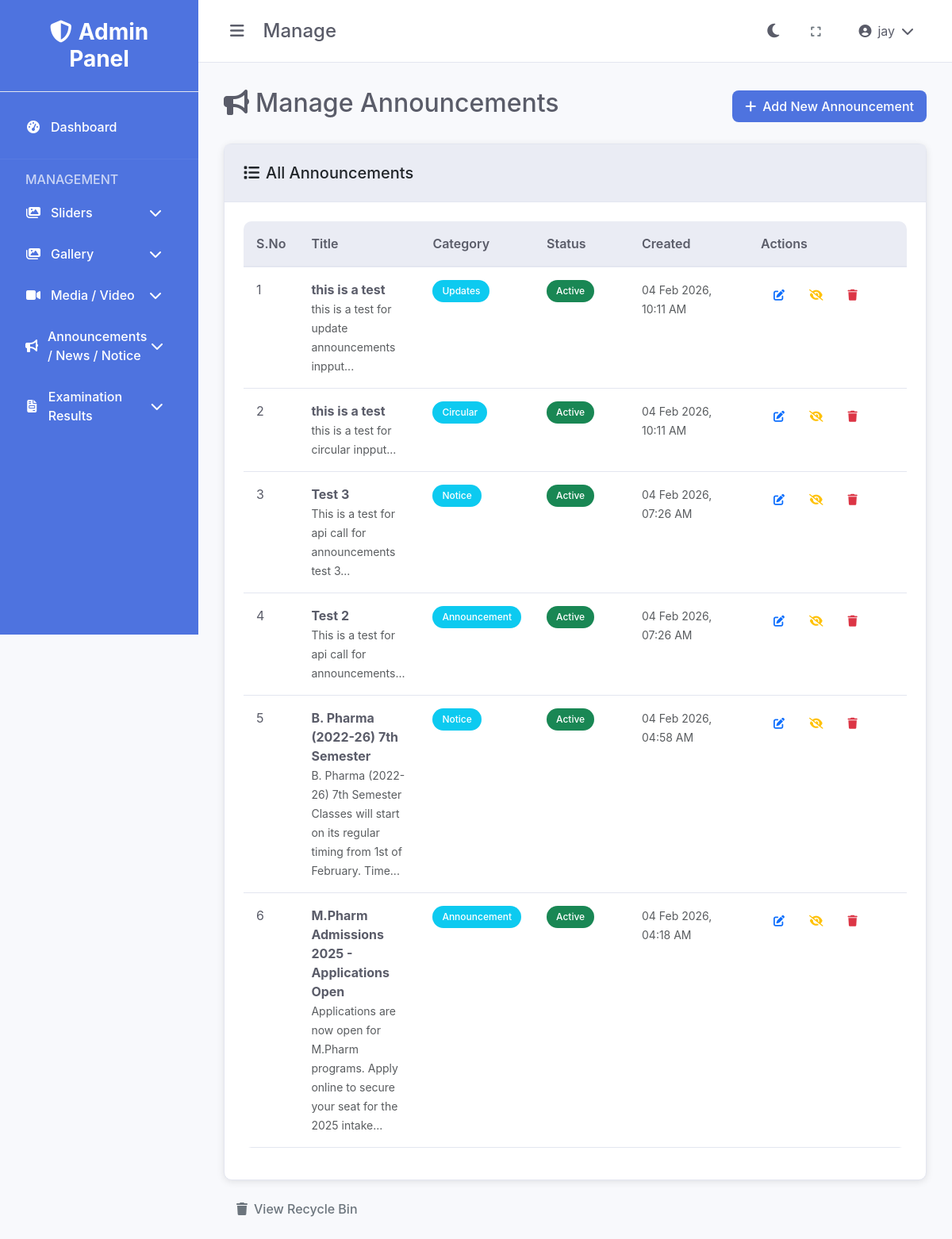
Screenshot of /announcements/manage.php (signed in) with the database file from the repository.
### tables this page shows
CREATE TABLE IF NOT EXISTS `announcements` (
  `id` int(11) NOT NULL AUTO_INCREMENT,
  `category_id` int(11) DEFAULT NULL,
  `title` varchar(255) NOT NULL,
  `content` text NOT NULL,
  `status` enum('active','inactive') DEFAULT 'active',
  `created_at` timestamp NOT NULL DEFAULT CURRENT_TIMESTAMP,
  `updated_at` timestamp NOT NULL DEFAULT CURRENT_TIMESTAMP ON UPDATE CURRENT_TIMESTAMP,
  PRIMARY KEY (`id`),
  KEY `idx_announcements_category_id` (`category_id`),
  KEY `idx_announcements_status` (`status`)
);

CREATE TABLE IF NOT EXISTS `announcement_categories` (
  `id` int(11) NOT NULL AUTO_INCREMENT,
  `name` varchar(255) NOT NULL,
  `status` enum('active','inactive') DEFAULT 'active',
  `created_at` timestamp NOT NULL DEFAULT CURRENT_TIMESTAMP,
  PRIMARY KEY (`id`)
);

### announcements/manage.php (the view, shortened to what this page needs)
<?php
require_once '../config/database.php';
require_once '../includes/functions.php';
$sql = "SELECT a.*, ac.name as category_name FROM announcements a
        LEFT JOIN announcement_categories ac ON a.category_id = ac.id
        ORDER BY a.created_at DESC";
$result = $conn->query($sql);
$announcements = $result->fetch_all(MYSQLI_ASSOC);
?>
<!DOCTYPE html>
<html lang="en">
<head>
    <link href="https://cdn.jsdelivr.net/npm/bootstrap@5.3.0/dist/css/bootstrap.min.css" rel="stylesheet">
    <link href="https://cdnjs.cloudflare.com/ajax/libs/font-awesome/6.4.0/css/all.min.css" rel="stylesheet">
    <link href="<?php echo getAssetUrl('css/style.css'); ?>" rel="stylesheet">
</head>
<body data-theme="light">
    <div class="admin-layout">
        <?php include '../includes/sidebar.php'; ?>
        <div class="main-content">
            <?php include '../includes/header.php'; ?>
            <div class="content">
                <div class="d-flex justify-content-between align-items-center mb-4">
                    <h2><i class="fas fa-bullhorn me-2"></i>Manage Announcements</h2>
                    <a href="add.php" class="btn btn-primary">
                        <i class="fas fa-plus me-2"></i>Add New Announcement
                    </a>
                </div>
                <div class="card">
                    <div class="card-header">
                        <h5 class="mb-0"><i class="fas fa-list me-2"></i>All Announcements</h5>
                    </div>
                    <div class="card-body">
                        <?php if (empty($announcements)): ?>
                            <div class="text-center py-5">
                                <i class="fas fa-bullhorn fa-3x text-muted mb-3"></i>
                                <h5 class="text-muted">No announcements found</h5>
                                <p class="text-muted">Start by adding your first announcement.</p>
                                <a href="add.php" class="btn btn-primary">
                                    <i class="fas fa-plus me-2"></i>Add First Announcement
                                </a>
                            </div>
                        <?php else: ?>
                            <div class="table-responsive">
                                <table class="table table-hover">
                                    <thead>
                                        <tr>
                                            <th width="50">S.No</th>
                                            <th>Title</th>
                                            <th width="120">Category</th>
                                            <th width="120">Status</th>
                                            <th width="150">Created</th>
                                            <th width="200">Actions</th>
                                        </tr>
                                    </thead>
                                    <tbody>
                                        <?php foreach ($announcements as $index => $announcement): ?>
                                            <tr>
                                                <td><?php echo $index + 1; ?></td>
                                                <td>
                                                    <strong><?php echo htmlspecialchars($announcement['title']); ?></strong>
                                                    <br><small class="text-muted"><?php echo substr(htmlspecialchars($announcement['content']), 0, 100); ?>...</small>
                                                </td>
                                                <td>
                                                    <span class="badge bg-info"><?php echo htmlspecialchars($announcement['category_name']); ?></span>
                                                </td>
                                                <td>
                                                    <?php echo getStatusBadge($announcement['status']); ?>
                                                </td>
                                                <td>
                                                    <small class="text-muted">
                                                        <?php echo formatDate($announcement['created_at']); ?>
                                                    </small>
                                                </td>
                                                <td>
                                                    <div class="btn-group" role="group">
                                                        <a href="edit.php?id=<?php echo $announcement['id']; ?>"
                                                           class="btn btn-sm btn-outline-primary"
                                                           title="Edit">
                                                            <i class="fas fa-edit"></i>
                                                        </a>
                                                        <a href="?toggle_status=<?php echo $announcement['id']; ?>"
                                                           class="btn btn-sm btn-outline-warning"
                                                           title="<?php echo $announcement['status'] == 'active' ? 'Deactivate' : 'Activate'; ?>"
                                                           onclick="return confirm('Are you sure you want to <?php echo $announcement['status'] == 'active' ? 'deactivate' : 'activate'; ?> this announcement?')">
                                                            <i class="fas fa-<?php echo $announcement['status'] == 'active' ? 'eye-slash' : 'eye'; ?>"></i>
                                                        </a>
                                                        <a href="?delete=<?php echo $announcement['id']; ?>"
                                                           class="btn btn-sm btn-outline-danger"
                                                           title="Delete"
                                                           onclick="return confirm('Are you sure you want to delete this announcement? It will be moved to recycle bin.')">
                                                            <i class="fas fa-trash"></i>
                                                        </a>
                                                    </div>
                                                </td>
                                            </tr>
                                        <?php endforeach; ?>
                                    </tbody>
                                </table>
                            </div>
                        <?php endif; ?>
                    </div>
                </div>
                <div class="mt-3">
                    <a href="recycle.php" class="btn btn-outline-secondary">
                        <i class="fas fa-trash me-2"></i>View Recycle Bin
                    </a>
                </div>
            </div>
        </div>
    </div>
</body>
</html>

### includes/functions.php (shortened to what this page needs)
<?php
function getBaseUrl() {
    $protocol = isset($_SERVER['HTTPS']) && $_SERVER['HTTPS'] === 'on' ? 'https' : 'http';
    $host = $_SERVER['HTTP_HOST'];
    $scriptPath = $_SERVER['SCRIPT_NAME'];
    $adminPanelPos = strpos($scriptPath, '/control-dashboard');
    if ($adminPanelPos !== false) {
        $basePath = substr($scriptPath, 0, $adminPanelPos + strlen('/control-dashboard'));
        $path = substr($basePath, 0, $adminPanelPos);
    } else {
        $path = '';
    }
    return $protocol . '://' . $host . $path;
}
function getAssetUrl($path = '') {
    $baseUrl = getBaseUrl();
    $adminPath = '/control-dashboard';
    $path = ltrim($path, '/');
    return $baseUrl . $adminPath . '/assets/' . $path;
}
function getStatusBadge($status) {
    switch ($status) {
        case 'active':
            return '<span class="badge bg-success">Active</span>';
    }
}
function formatDate($date) {
    return date('d M Y, h:i A', strtotime($date));
}
?>

### assets/css/style.css (style rules this page uses)
:root { --primary-color: #4e73df; --secondary-color: #858796; --success-color: #1cc88a; --info-color: #36b9cc; --warning-color: #f6c23e; --danger-color: #e74a3b; --light-color: #f8f9fc; --dark-color: #5a5c69; --sidebar-width: 250px; --header-height: 60px; --transition-speed: 0.3s; }
[data-theme="light"] { --bg-primary: #ffffff; --bg-secondary: #f8f9fc; --bg-tertiary: #eaecf4; --text-primary: #5a5c69; --text-secondary: #858796; --border-color: #e3e6f0; --card-bg: #ffffff; --sidebar-bg: #4e73df; --header-bg: #ffffff; }
* { margin: 0; padding: 0; box-sizing: border-box; }
body { font-family: 'Nunito', -apple-system, BlinkMacSystemFont, 'Segoe UI', Roboto, sans-serif; background-color: var(--bg-secondary); color: var(--text-primary); transition: background-color var(--transition-speed), color var(--transition-speed); }
.admin-layout { display: flex; min-height: 100vh; }
.main-content { flex: 1; margin-left: var(--sidebar-width); transition: margin-left var(--transition-speed); }
.content { padding: 2rem; }
.card { background: var(--card-bg); border: 1px solid var(--border-color); border-radius: 10px; box-shadow: 0 2px 10px rgba(0, 0, 0, 0.1); transition: all 0.3s ease; }
.card-header { background: var(--bg-tertiary); border-bottom: 1px solid var(--border-color); padding: 1.5rem; border-radius: 10px 10px 0 0; }
.card-body { padding: 1.5rem; }
.btn { border-radius: 8px; font-weight: 500; padding: 0.5rem 1rem; transition: all 0.3s ease; border: none; }
.btn-primary { background: var(--primary-color); color: white; }
.table { background: var(--card-bg); border-radius: 10px; overflow: hidden; }
.table th { background: var(--bg-tertiary); border-bottom: 2px solid var(--border-color); color: var(--text-primary); font-weight: 600; padding: 1rem; }
.table td { padding: 1rem; border-bottom: 1px solid var(--border-color); color: var(--text-primary); }
.badge { padding: 0.5rem 0.75rem; border-radius: 20px; font-weight: 500; }

### rows the page displays
announcements: title "this is a test", content "this is a test for update announcements inpput", announcement_categories.name "Updates", status "Active", created_at "04 Feb 2026, 10:11 AM"
announcements: title "this is a test", content "this is a test for circular inpput", announcement_categories.name "Circular", status "Active", created_at "04 Feb 2026, 10:11 AM"
announcements: title "Test 3", content "This is a test for api call for announcements test 3", announcement_categories.name "Notice", status "Active", created_at "04 Feb 2026, 07:26 AM"
announcements: title "Test 2", content "This is a test for api call for announcements", announcement_categories.name "Announcement", status "Active", created_at "04 Feb 2026, 07:26 AM"
announcements: title "B. Pharma (2022-26) 7th Semester", content "B. Pharma (2022-26) 7th Semester Classes will start on its regular timing from 1st of February. Time", announcement_categories.name "Notice", status "Active", created_at "04 Feb 2026, 04:58 AM"
announcements: title "M.Pharm Admissions 2025 - Applications Open", content "Applications are now open for M.Pharm programs. Apply online to secure your seat for the 2025 intake", announcement_categories.name "Announcement", status "Active", created_at "04 Feb 2026, 04:18 AM"

### other values shown
basename($_SERVER['PHP_SELF'], '.php') "Manage"
$_SESSION['full_name'] "jay"
